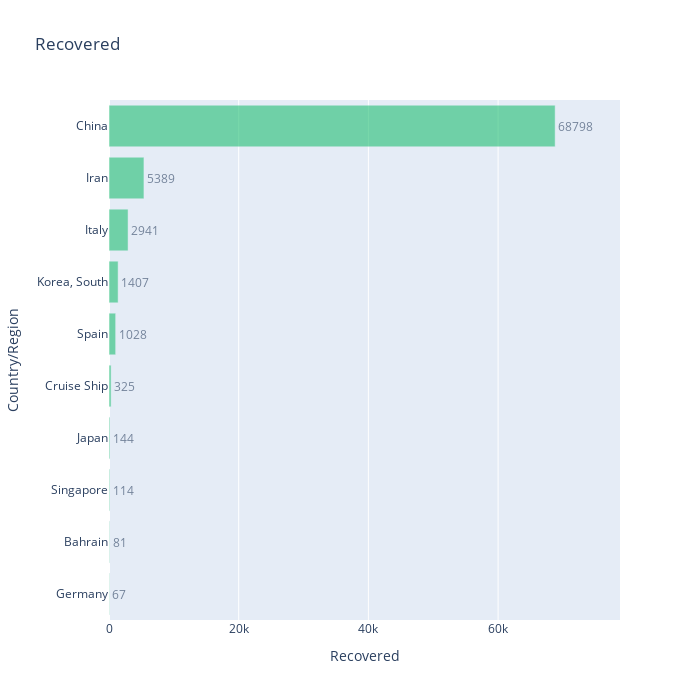

The cell this chart's notebook holds for it:
### Markdown cell above
### 회복자 그래프

### Code cell
fig = px.bar(flg.sort_values('Recovered', ascending=False).head(10).sort_values('Recovered', ascending=True), 
             x="Recovered", y="Country/Region", title='Recovered', text='Recovered', orientation='h', 
             width=700, height=700, range_x = [0, max(flg['Recovered'])+10000])
fig.update_traces(marker_color=reccol, opacity=0.6, textposition='outside')
fig.show()

### Figure 1 — Plotly figure (JSON) as saved in the notebook; plotly's stock layout.template omitted (floating-point values rounded to 4 significant figures)
{"data": [{"alignmentgroup": "True", "hoverlabel": {"namelength": 0}, "hovertemplate": "Recovered=%{text}<br>Country/Region=%{y}", "legendgroup": "", "marker": {"color": "#21bf73"}, "name": "", "offsetgroup": "", "opacity": 0.6, "orientation": "h", "showlegend": false, "text": [67, 81, 114, 144, 325, 1028, 1407, 2941, 5389, 68798], "textposition": "outside", "type": "bar", "x": [67, 81, 114, 144, 325, 1028, 1407, 2941, 5389, 68798], "xaxis": "x", "y": ["Germany", "Bahrain", "Singapore", "Japan", "Cruise Ship", "Spain", "Korea, South", "Italy", "Iran", "China"], "yaxis": "y"}], "layout": {"barmode": "relative", "height": 700, "legend": {"tracegroupgap": 0}, "title": {"text": "Recovered"}, "width": 700, "xaxis": {"anchor": "y", "domain": [0, 1], "range": [0, 78798], "title": {"text": "Recovered"}}, "yaxis": {"anchor": "x", "domain": [0, 1], "title": {"text": "Country/Region"}}}}
